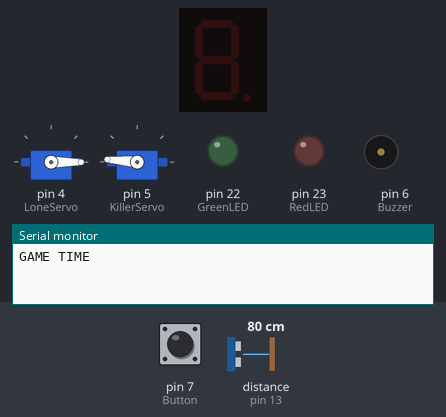
A sketch run on a simulated Arduino Mega 2560, built with avr-gcc and run on an emulated ATmega2560. On the bench: 1-digit seven-segment display, 2 × servo, output pins drawn as LEDs (lit = HIGH), buzzer (waves = sounding), the last lines printed to the serial monitor. Wiring (inferred from the names in the program): 1-digit 7-segment display, segments lit when HIGH: segments pin 27, pin 26, pin 25, pin 30, pin 31, pin 28, pin 29, pin 24. The inputs (shaded band) are chosen by the test bench; at power-on: pin 7 (Button) LOW, distance to the obstacle (sensor on pin 13) 80 cm. The echo pulse lasts 58.3 µs per cm; the segment pins are drawn as the display they are named for; pins used as bus, display or sensor lines are not drawn.

Above: at 2.2 s.
2.3 s: pin 7 (Button) pulled HIGH for 0.15 s
At 9.0 s:
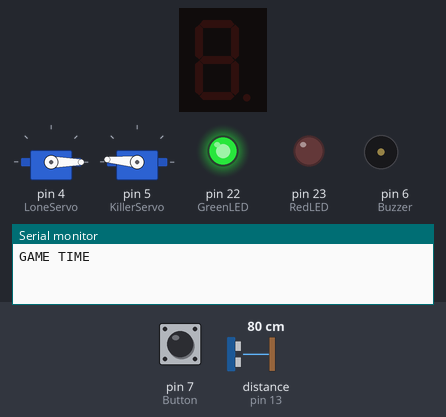
At 11.5 s:
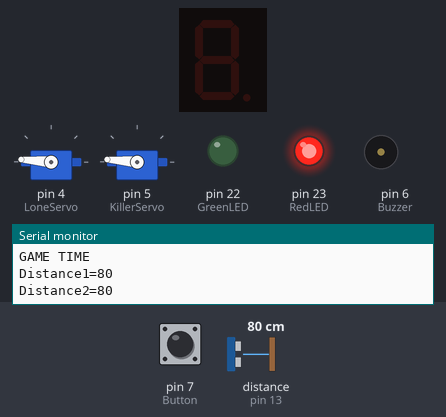
Timing chart, 0 to 30.5 s (numbered marks = the images above; inputs shaded):
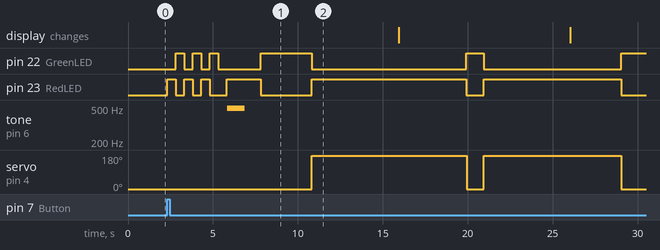

The sketch:

RedlightGreenlight.ino
```cpp
// -----------------------------------------------------------------
// RedLightGreenLight
// Juwan English                                           29NOV2022
// This is a recreation of the "Squid Game" version of the childhood
// favorite game, Red Light Green Light.
//
// The game is single player and begins once the player presses the
// start button located on the breadboard. A series of red and green
// light flashes, followed by an alarm marks the game's commencement.
//
// The player then has 60 seconds to move his piece from the bottom
// of the board to the finish line. The player must tilt the board at
// least 45 degrees in the direction of the finish line in order to
// activiate the stepper motor roatation. A string is attached to the
// motor, which will pull the player towards the finish line.
//
// **EDIT**
// The player must push his piece physically with his finger to move.
//
// The player can only move if he sees a green light. If the player is
// ever "caught" moving during the red light phase, they are
// permanently elimated!
//
// The player can estimate how much time is left by looking at the 7-
// segment LED, which will countdown from 6 in steps of 10 seconds.
// Should the player run out of time, they will be eliminated!
//
// GOOD LUCK!

// ----- LIBRARIES

#include <MPU6050.h>
#include <Wire.h>
#include <Stepper.h>
#include <AccelStepper.h>
#include <Servo.h>
#include <stdio.h>   // Including these headers
#include <stdlib.h>  // so that I can generate a random
#include <time.h>    // array of numbers
#include <ezBuzzer.h> // ezBuzzer library

// ----- CONSTs (won't change)
const int Echo = 13;
const int Trig = 12;
const int Button = 7;
const int Buzzer = 6;
const int GreenLED = 22;
const int RedLED = 23;
const int looking = 175;
const int not_looking = 0;
const int not_dead = 175;
const int dead = 0;
const int buttonInterval = 300; // number of millisecs between button readings
const int timerInterval = 10000; // number of milisecs between each countdown
const int a = 27;   // set digital pin 27 for segment a
const int b = 26;   // set digital pin 26 for segment b
const int c = 25;   // set digital pin 25 for segment c
const int d = 30;   // set digital pin 30 for segment d
const int e = 31;   // set digital pin 31 for segment e
const int f = 28;   // set digital pin 28 for segment f
const int g = 29;   // set digital pin 29 for segment g
const int dp = 24;  // set digital pin 24 for segment dp
const int readInterval = 50;

// notes in the melody:
int melody[] = {
  NOTE_E5, NOTE_E5, NOTE_E5,
  NOTE_E5, NOTE_E5, NOTE_E5,
  NOTE_E5, NOTE_G5, NOTE_C5, NOTE_D5,
  NOTE_E5,
  NOTE_F5, NOTE_F5, NOTE_F5, NOTE_F5,
  NOTE_F5, NOTE_E5, NOTE_E5, NOTE_E5, NOTE_E5,
  NOTE_E5, NOTE_D5, NOTE_D5, NOTE_E5,
  NOTE_D5, NOTE_G5
};

// note durations: 4 = quarter note, 8 = eighth note, etc, also called tempo:
int noteDurations[] = {
  8, 8, 4,
  8, 8, 4,
  8, 8, 8, 8,
  2,
  8, 8, 8, 8,
  8, 8, 8, 16, 16,
  8, 8, 8, 8,
  4, 4
};

// ----- VARIABLES (will change)
bool wasMoving = false;
bool greenStatus = true;
bool redStatus = false;
byte GreenLEDState = LOW;             // used to record whether the LEDs are on or off
byte RedLEDState = LOW;           //   LOW = off

long duration, distance, distance2, duration2;

int start;
int isComplete = 0;
int i = 0;
int timer = 6;
int lastStartButtonState = HIGH; // the previous state from the input pin

unsigned long currentMillis = 0;       // stores the value of millis() in each iteration of loop()
unsigned long currentMicros = 0;
unsigned long previousTimerMillis = 0; // stores the last time the TimerMillis was checked
unsigned long previousGreenLEDMillis = 0;
unsigned long previousRedLEDMillis = 0;
unsigned long previousMicros = 0;
unsigned long stepIntervalMicros = 0;

// ----- CLASSES
Servo LoneServo;
Servo KillerServo;
ezBuzzer buzzer(Buzzer); // create ezBuzzer object that attach to a pin;

//--Setup-----------------------------------------------------
void setup() {
  Serial.begin(9600);         // set baud rate
  LoneServo.attach(4);
  KillerServo.attach(5);
  int k;                      // set variable
  for (k = 24; k <= 31; k++) {
    pinMode(k, OUTPUT);       // set pin 24-31 as “output”
  }
  pinMode(Echo, INPUT);
  pinMode(Trig, OUTPUT);
  pinMode(Button, INPUT);
  pinMode(Buzzer, OUTPUT);
  //pinMode(LoneServo, OUTPUT);
  //pinMode(KillerServo, OUTPUT);
  pinMode(GreenLED, OUTPUT);
  digitalWrite(GreenLED, LOW);
  pinMode(RedLED, OUTPUT);
  digitalWrite(RedLED, LOW);

  Serial.println("GAME TIME");
  LoneServo.write(not_looking);       // LoneServo's start position
  KillerServo.write(not_dead);        // KillerServo's start position
  delay(1000);
}

// ----- FUNCTIONS
/////////////////////
//Seven Segment Codes
/////////////////////
void digital_0(void) {  // display number 0
  unsigned char j;
  digitalWrite(a, HIGH);
  digitalWrite(b, HIGH);
  digitalWrite(c, HIGH);
  digitalWrite(d, HIGH);
  digitalWrite(e, HIGH);
  digitalWrite(f, HIGH);
  digitalWrite(g, LOW);
  digitalWrite(dp, LOW);
}
void digital_1(void) {  // display number 1
  unsigned char j;
  digitalWrite(c, HIGH);        // set level as “high” for pin 25, turn on segment c
  digitalWrite(b, HIGH);        // turn on segment b
  for (j = 27; j <= 31; j++) {  // turn off other segments
    digitalWrite(j, LOW);
  }
  digitalWrite(dp, LOW);  // turn off segment dp
}
void digital_2(void) {  // display number 2
  unsigned char j;
  digitalWrite(b, HIGH);
  digitalWrite(a, HIGH);
  for (j = 29; j <= 31; j++)
    digitalWrite(j, HIGH);
  digitalWrite(dp, LOW);
  digitalWrite(c, LOW);
  digitalWrite(f, LOW);
}
void digital_3(void) {  // display number 3
  digitalWrite(g, HIGH);
  digitalWrite(a, HIGH);
  digitalWrite(b, HIGH);
  digitalWrite(c, HIGH);
  digitalWrite(d, HIGH);
  digitalWrite(dp, LOW);
  digitalWrite(f, LOW);
  digitalWrite(e, LOW);
}
void digital_4(void) {  // display number 4
  digitalWrite(c, HIGH);
  digitalWrite(b, HIGH);
  digitalWrite(f, HIGH);
  digitalWrite(g, HIGH);
  digitalWrite(dp, LOW);
  digitalWrite(a, LOW);
  digitalWrite(e, LOW);
  digitalWrite(d, LOW);
}
void digital_5(void) {  // display number 5
  unsigned char j;
  digitalWrite(a, HIGH);
  digitalWrite(b, LOW);
  digitalWrite(c, HIGH);
  digitalWrite(d, HIGH);
  digitalWrite(e, LOW);
  digitalWrite(f, HIGH);
  digitalWrite(g, HIGH);
  digitalWrite(dp, LOW);
}
void digital_6(void) {  // display number 6
  unsigned char j;
  for (j = 27; j <= 31; j++)
    digitalWrite(j, HIGH);
  digitalWrite(c, HIGH);
  digitalWrite(dp, LOW);
  digitalWrite(b, LOW);
}
//-------- THIS SECTION OF FUNCTIONS IS GOOD ---------//
void updatePlayerTime(){
  if (currentMillis - previousTimerMillis >= timerInterval){
    timer -= 1;
    if (timer == 6){
      digital_6();
    }
    if (timer == 5){
      digital_5();
    }
    if (timer == 4){
      digital_4();
    }
    if (timer == 3){
      digital_3();
    }
    if (timer == 2){
      digital_2();
    }
    if (timer == 1){
      digital_1();
    }
    if (timer == 0){
      digital_0();
      killPlayer();
    }
    //Serial.println(timer);
    previousTimerMillis += timerInterval;

  }
}
void soundStart(){
  for(int q=0;q<500;q++) {// output a frequency sound
    digitalWrite(Buzzer,HIGH);// sound
    delay(1);//delay1ms
    digitalWrite(Buzzer,LOW);//not sound
    delay(1);//ms delay
  }
}
void makeBlink(){
  for(int j = 0;j < 3;j++){
    digitalWrite(RedLED,HIGH);
    digitalWrite(GreenLED,LOW);
    delay(500);
    digitalWrite(RedLED,LOW);
    digitalWrite(GreenLED,HIGH);
    delay(500);
  }
  digitalWrite(RedLED,LOW);
  digitalWrite(GreenLED,LOW);
  delay(500);
  digitalWrite(RedLED,HIGH);
}
float calc_xy_angles(float x, float y, float z){
   // Using x y and z from accelerometer, calculate x and y angles
   float x_val, y_val, z_val, result;
   unsigned short x2, y2, z2; //24 bit

   // Lets get the deviations from our baseline
   x_val = x-9.70;
   y_val = y-1.14;
   z_val = z+3.20;

   // Work out the squares
   x2 = (unsigned short)(x_val*x_val);
   y2 = (unsigned short)(y_val*y_val);
   z2 = (unsigned short)(z_val*z_val);

   //X Axis
   result=sqrt(y2+z2);
   result=x_val/result;
   float accel_angle_x = atan(result);

   return accel_angle_x;
}
void killPlayer(){
  KillerServo.write(dead);
  isComplete = HIGH;
}
void switchLeds() {
  // this is the code that actually switches the LEDs on and off
  digitalWrite(GreenLED, GreenLEDState);
  digitalWrite(RedLED, RedLEDState);
}
void updateGreenLEDState(int randomInterval) {
  if (GreenLEDState == LOW) {
    if (currentMillis - previousGreenLEDMillis >= randomInterval) {
      delay(randomInterval);
      GreenLEDState = HIGH;
      RedLEDState = LOW;
      previousGreenLEDMillis += randomInterval;
    }
  }
  else {
    if (currentMillis - previousGreenLEDMillis >= randomInterval) {
      delay(randomInterval);
       GreenLEDState = LOW;
       RedLEDState = HIGH;
       previousGreenLEDMillis += randomInterval;
    }
  }
}
int lightIntervals[] = {
  1000,3000,4000,1000,3000,5000,2000,3000,4000,1000,2000,2000,2000,3000,5000,1000
};
void turnLone(){
  if(GreenLEDState == LOW){
    LoneServo.write(looking);
  }
  else{
    LoneServo.write(not_looking);
  }
}
// -------- THIS SECTION OF FUNCTIONS NEED WORK ------//
void peek_A_Boo(){
  if(RedLEDState == HIGH){
    for(int o =0;o<10;o++){
    digitalWrite(Trig, LOW);
    delayMicroseconds(2);
    digitalWrite(Trig, HIGH);
    delayMicroseconds(10);
    digitalWrite(Trig, LOW);
    duration = pulseIn(Echo, HIGH);
    distance = duration/58.2;
    delay(500);
    digitalWrite(Trig, LOW);
    delayMicroseconds(2);
    digitalWrite(Trig, HIGH);
    delayMicroseconds(10);
    digitalWrite(Trig, LOW);
    duration2 = pulseIn(Echo, HIGH);
    distance2 = duration2/58.2;
    Serial.print("Distance1=");
    Serial.println(distance);
    Serial.print("Distance2=");
    Serial.println(distance2);
    if(distance > 31 || distance2 > 31){
      distance = -1;
      distance2= -1;
    }
    if(distance - distance2 >1){
      killPlayer();
    }
    }
  }
}

void deathMelody(int k){
  while(k < 5000){
    if (buzzer.getState() == BUZZER_IDLE){
        int length = sizeof(noteDurations) / sizeof(int);
        buzzer.playMelody(melody, noteDurations, length); // playing
      }
    if(k == 5000){
      if (buzzer.getState() != BUZZER_IDLE) {
        buzzer.stop() ; // stop
      }
    }
    k++;
  }
}
//--Main-----------------------------------------------------
void loop() {
  /* It's time for the first game! Its a simple game that you should be familiar with.
  *  But be warned, getting caught could cost you everything.
  ***** “You won’t get caught if you hide behind someone.” ~ Some player who probably died *****/

  buzzer.loop(); // MUST call the buzzer.loop() function in loop()
  srand(time(NULL));
  start = digitalRead(Button);
  isComplete = LOW;
  KillerServo.write(not_dead);
  LoneServo.write(not_looking);
  timer = 6;
  if(start == HIGH){                  // check if the button is pressed, if yes....
    makeBlink();                      // Visual Signal that the game has started
    soundStart();                     // Audible Signal that the game has started
    int k = 0;
    int j = 0;
    while(isComplete != HIGH){        // Gotta write this without delay functions. Hmmm..
      currentMillis = millis();
      currentMicros = micros();
      updatePlayerTime();
      updateGreenLEDState(lightIntervals[j]);
      switchLeds();
      turnLone();
      peek_A_Boo();
      deathMelody(k);
      j++;
      if(j==16){
        j = 0;
      }
    }
  }
}
```

Measured:
- after the input at 2.3 s, pin 22 (GreenLED): LOW → HIGH after 0.50 s, → LOW 0.50 s later, → HIGH 0.50 s later, → LOW 0.50 s later, … (11 changes in this stretch); pin 23 (RedLED): LOW → HIGH at once, → LOW 0.50 s later, → HIGH 0.50 s later, → LOW 0.50 s later, … (12 changes in this stretch)
